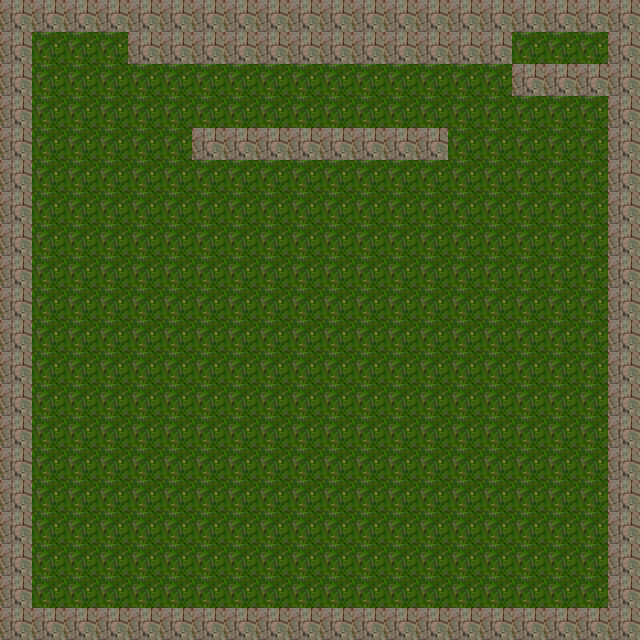

This game map was drawn from its Tiled (.tmx) file and the tilesets committed beside it. A one-line description and the trimmed map source follow:
An orthogonal 20x20 tile map with 32x32 px tiles, 1 tile layer (块层 1), 2 tilesets.

<map version="1.0" orientation="orthogonal" width="20" height="20" tilewidth="32" tileheight="32">
 <tileset firstgid="1" name="grass" tilewidth="32" tileheight="32">
  <image source="grass.png" width="128" height="128" />
 </tileset>
 <tileset firstgid="17" name="brick" tilewidth="32" tileheight="32">
  <image source="brick.png" width="128" height="128" />
 </tileset>
 <layer name="块层 1" width="20" height="20">
  <data>[400 cells, 400 non-empty, 2 distinct tile ids]</data>
 </layer>
</map>
